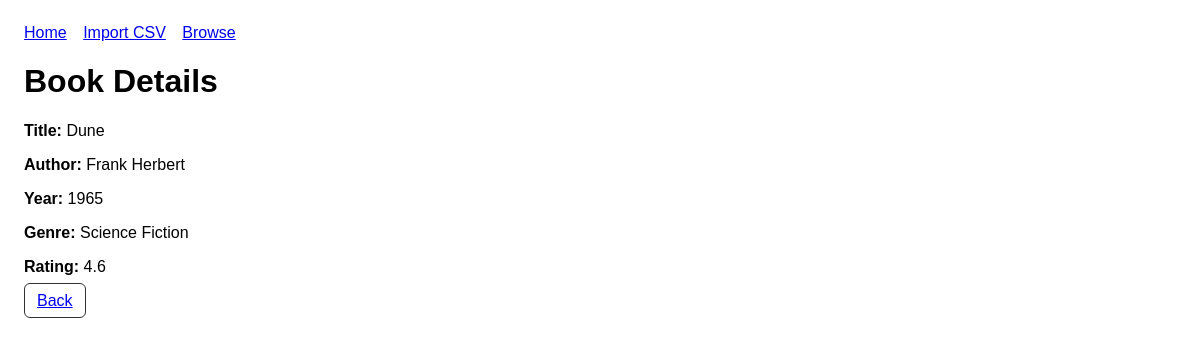
The page /books/2 on the database its author committed.
### tables this page shows
CREATE TABLE books (
            id INTEGER PRIMARY KEY AUTOINCREMENT,
            title TEXT NOT NULL,
            author TEXT NOT NULL,
            year INTEGER NOT NULL,
            genre TEXT NOT NULL,
            rating REAL NOT NULL
        );

### app.py (the view)
@app.get("/books/<int:book_id>")
def book_detail(book_id: int):
    conn = get_db()
    row = conn.execute("SELECT * FROM books WHERE id = ?", (book_id,)).fetchone()
    conn.close()
    if row is None:
        flash("Record not found.", "error")
        return redirect(url_for("list_books"))
    return render_template("detail.html", row=row)

### app.py (called while the page is built)
def get_db():
    conn = sqlite3.connect(DB_PATH)
    conn.row_factory = sqlite3.Row
    return conn

### templates/detail.html
{% extends "base.html" %}
{% block content %}
  <h1>Book Details</h1>
  <p><b>Title:</b> {{ row["title"] }}</p>
  <p><b>Author:</b> {{ row["author"] }}</p>
  <p><b>Year:</b> {{ row["year"] }}</p>
  <p><b>Genre:</b> {{ row["genre"] }}</p>
  <p><b>Rating:</b> {{ "%.1f"|format(row["rating"]) }}</p>
  <a class="btn" href="{{ url_for('list_books') }}">Back</a>
{% endblock %}

### templates/base.html (style rules this page uses)
body { font-family: Arial, sans-serif; margin: 24px; }
.btn { padding: 8px 12px; border: 1px solid #333; border-radius: 6px; background: white; cursor: pointer; }

### rows shown on the page
books: title "Dune", author "Frank Herbert", year "1965", genre "Science Fiction", rating "4.6"
